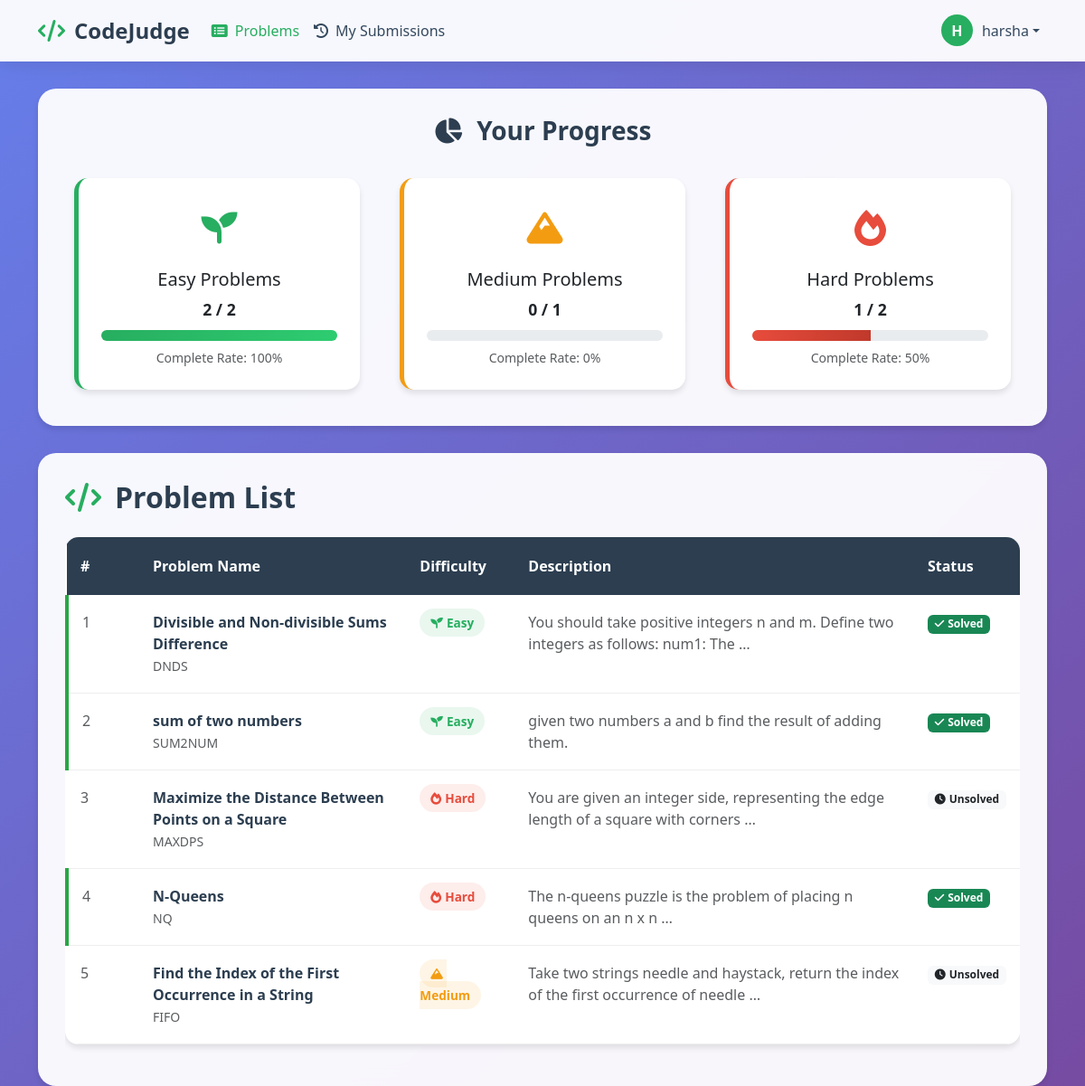
The app's page /problems/ (signed in) with its own data.
### core/models.py (models this page shows, shortened)
class Problem(models.Model):
    DIFFICULTY = (('E','Easy'),('M','Medium'),('H','Hard'))
    name = models.CharField(max_length=100)
    short_code = models.CharField(max_length=40,unique=True)
    statement = models.TextField()
    difficulty = models.CharField(max_length=1,choices=DIFFICULTY)

### core/views.py (the view, shortened to what this page needs)
# urls.py: path('', problems_list, name='problems_list'),  # This handles /problems/
def problems_list(request):
    problems = Problem.objects.all().order_by('difficulty', 'name')
    context = {
        'problems': problems,
        'easy_count': problems.filter(difficulty='E').count(),
        'medium_count': problems.filter(difficulty='M').count(),
        'hard_count': problems.filter(difficulty='H').count(),
    }
    if request.user.is_authenticated:
        accepted_submissions = Submission.objects.filter(
            user=request.user,
            verdict='AC'
        ).values_list('problem__short_code', flat=True).distinct()
        solved_problems = set(accepted_submissions)
        easy_solved = 0
        medium_solved = 0
        hard_solved = 0
        for problem in problems:
            if problem.short_code in solved_problems:
                if problem.difficulty == 'E':
                    easy_solved += 1
                elif problem.difficulty == 'M':
                    medium_solved += 1
                elif problem.difficulty == 'H':
                    hard_solved += 1
        user_progress = {
            'solved_problems': solved_problems,
            'easy_completed': easy_solved,
            'medium_completed': medium_solved,
            'hard_completed': hard_solved,
        }
        context['user_progress'] = user_progress
    return render(request, 'problem_list.html', context)

### core/templates/problem_list.html (shortened to what this page needs)
{% load static %}
<!DOCTYPE html>
<html lang="en">
<head>
    <link href="https://cdn.jsdelivr.net/npm/bootstrap@5.3.0/dist/css/bootstrap.min.css" rel="stylesheet">
    <link href="https://cdnjs.cloudflare.com/ajax/libs/font-awesome/6.0.0/css/all.min.css" rel="stylesheet">
</head>
<body>
    <nav class="navbar navbar-expand-lg custom-navbar sticky-top">
        <div class="container">
            <a class="navbar-brand" href="{% url 'core:problems_list' %}">
                <i class="fas fa-code"></i>CodeJudge
            </a>
            <div class="collapse navbar-collapse" id="navbarNav">
                <ul class="navbar-nav me-auto">
                    <li class="nav-item">
                        <a class="nav-link active" href="{% url 'core:problems_list' %}">
                            <i class="fas fa-list-alt me-2"></i>Problems
                        </a>
                    </li>
                    {% if user.is_authenticated %}
                    <li class="nav-item">
                        <a class="nav-link" href="{% url 'core:submissions_list' %}">
                            <i class="fas fa-history me-2"></i>My Submissions
                        </a>
                    </li>
                    {% endif %}
                </ul>
                <ul class="navbar-nav">
                    {% if user.is_authenticated %}
                    <li class="nav-item dropdown">
                        <a class="nav-link dropdown-toggle user-profile" href="#" id="navbarDropdown" role="button" data-bs-toggle="dropdown">
                            <div class="user-avatar">
                                {{ user.username|first|upper }}
                            </div>
                            {{ user.username }}
                        </a>
                    </li>
                    {% endif %}
                </ul>
            </div>
        </div>
    </nav>
    <div class="container">
        {% if user.is_authenticated %}
        <div class="progress-section animate-fade-up">
            <h3 class="progress-title">
                <i class="fas fa-chart-pie me-3"></i>Your Progress
            </h3>
            <div class="row">
                <div class="col-md-4">
                    <div class="difficulty-card difficulty-easy text-center">
                        <div class="difficulty-icon easy-icon">
                            <i class="fas fa-seedling"></i>
                        </div>
                        <h5>Easy Problems</h5>
                        <div class="difficulty-stats">
                            <span id="easy-completed">{{ user_progress.easy_completed }}</span> / {{ easy_count }}
                        </div>
                        <div class="progress-bar-custom">
                            <div class="progress-fill-easy" data-width="{% if easy_count > 0 %}{% widthratio user_progress.easy_completed easy_count 100 %}{% else %}0{% endif %}"></div>
                        </div>
                        <small class="text-muted mt-2 d-block">
                            Complete Rate:
                            {% if easy_count > 0 %}
                                {% widthratio user_progress.easy_completed easy_count 100 %}%
                            {% else %}
                                0%
                            {% endif %}
                        </small>
                    </div>
                </div>
                <div class="col-md-4">
                    <div class="difficulty-card difficulty-medium text-center">
                        <div class="difficulty-icon medium-icon">
                            <i class="fas fa-mountain"></i>
                        </div>
                        <h5>Medium Problems</h5>
                        <div class="difficulty-stats">
                            <span id="medium-completed">{{ user_progress.medium_completed }}</span> / {{ medium_count }}
                        </div>
                        <div class="progress-bar-custom">
                        </div>
                        <small class="text-muted mt-2 d-block">
                            Complete Rate:
                            {% if medium_count > 0 %}
                                {% widthratio user_progress.medium_completed medium_count 100 %}%
                            {% else %}
                                0%
                            {% endif %}
                        </small>
                    </div>
                </div>
                <div class="col-md-4">
                    <div class="difficulty-card difficulty-hard text-center">
                        <div class="difficulty-icon hard-icon">
                            <i class="fas fa-fire"></i>
                        </div>
                        <h5>Hard Problems</h5>
                        <div class="difficulty-stats">
                            <span id="hard-completed">{{ user_progress.hard_completed }}</span> / {{ hard_count }}
                        </div>
                        <div class="progress-bar-custom">
                            <div class="progress-fill-hard" data-width="{% if hard_count > 0 %}{% widthratio user_progress.hard_completed hard_count 100 %}{% else %}0{% endif %}"></div>
                        </div>
                        <small class="text-muted mt-2 d-block">
                            Complete Rate:
                            {% if hard_count > 0 %}
                                {% widthratio user_progress.hard_completed hard_count 100 %}%
                            {% else %}
                                0%
                            {% endif %}
                        </small>
                    </div>
                </div>
            </div>
        </div>
        {% endif %}
        <div class="problems-section animate-fade-up">
            <h2 class="section-title">
                <i class="fas fa-code"></i>Problem List
            </h2>
            <div class="table-responsive">
                <table class="table">
                    <thead>
                        <tr>
                            <th style="width: 80px;">#</th>
                            <th>Problem Name</th>
                            <th style="width: 120px;">Difficulty</th>
                            <th>Description</th>
                            <th style="width: 100px;">Status</th>
                        </tr>
                    </thead>
                    <tbody>
                        {% for problem in problems %}
                        <tr class="problem-row {% if problem.short_code in user_progress.solved_problems %}solved-row{% endif %}" data-url="{% url 'core:problem_detail' problem.short_code %}">
                            <td class="text-muted">{{ forloop.counter }}</td>
                            <td>
                                <a href="{% url 'core:problem_detail' problem.short_code %}" class="problem-name">
                                    {{ problem.name }}
                                </a>
                                <br>
                                <small class="text-muted">{{ problem.short_code }}</small>
                            </td>
                            <td>
                                {% if problem.difficulty == 'E' %}
                                    <span class="difficulty-badge badge-easy">
                                        <i class="fas fa-seedling me-1"></i>Easy
                                    </span>
                                {% elif problem.difficulty == 'M' %}
                                    <span class="difficulty-badge badge-medium">
                                        <i class="fas fa-mountain me-1"></i>Medium
                                    </span>
                                {% else %}
                                    <span class="difficulty-badge badge-hard">
                                        <i class="fas fa-fire me-1"></i>Hard
                                    </span>
                                {% endif %}
                            </td>
                            <td>
                                <span class="text-muted">
                                    {{ problem.statement|truncatewords:15 }}
                                </span>
                            </td>
                            <td>
                                {% if problem.short_code in user_progress.solved_problems %}
                                    <span class="badge bg-success">
                                        <i class="fas fa-check me-1"></i>Solved
                                    </span>
                                {% else %}
                                    <span class="badge bg-light text-dark">
                                        <i class="fas fa-clock me-1"></i>Unsolved
                                    </span>
                                {% endif %}
                            </td>
                        </tr>
                        {% endfor %}
                    </tbody>
                </table>
            </div>
        </div>
    </div>
</body>
</html>

### core/templates/problem_list.html (style rules this page uses)
:root { --primary-color: #2c3e50; --secondary-color: #34495e; --success-color: #27ae60; --warning-color: #f39c12; --danger-color: #e74c3c; --light-bg: #ecf0f1; --card-shadow: 0 4px 6px rgba(0, 0, 0, 0.1); }
body { background: linear-gradient(135deg, #667eea 0%, #764ba2 100%); min-height: 100vh; font-family: 'Segoe UI', Tahoma, Geneva, Verdana, sans-serif; }
.custom-navbar { background: rgba(255, 255, 255, 0.95); backdrop-filter: blur(10px); box-shadow: 0 2px 20px rgba(0, 0, 0, 0.1); border-bottom: 1px solid rgba(255, 255, 255, 0.2); }
.navbar-brand { font-weight: 700; font-size: 1.5rem; color: var(--primary-color) !important; }
.navbar-brand i { margin-right: 10px; color: var(--success-color); }
.nav-link { font-weight: 500; color: var(--secondary-color) !important; transition: all 0.3s ease; }
.nav-link.active { color: var(--success-color) !important; }
.progress-section { background: rgba(255, 255, 255, 0.95); backdrop-filter: blur(10px); border-radius: 20px; padding: 30px; margin: 30px 0; box-shadow: var(--card-shadow); }
.progress-title { color: var(--primary-color); font-weight: 700; margin-bottom: 25px; text-align: center; }
.difficulty-card { background: white; border-radius: 15px; padding: 25px; margin: 10px; box-shadow: var(--card-shadow); transition: all 0.3s ease; border-left: 5px solid; }
.difficulty-easy { border-left-color: var(--success-color); }
.difficulty-medium { border-left-color: var(--warning-color); }
.difficulty-hard { border-left-color: var(--danger-color); }
.difficulty-icon { font-size: 2.5rem; margin-bottom: 15px; }
.easy-icon { color: var(--success-color); }
.medium-icon { color: var(--warning-color); }
.hard-icon { color: var(--danger-color); }
.difficulty-stats { font-size: 1.1rem; font-weight: 600; margin-bottom: 10px; }
.progress-bar-custom { height: 12px; border-radius: 10px; background-color: #e9ecef; overflow: hidden; }
.progress-fill-easy { background: linear-gradient(90deg, var(--success-color), #2ecc71); height: 100%; transition: width 1.5s ease-in-out; }
.progress-fill-hard { background: linear-gradient(90deg, var(--danger-color), #c0392b); height: 100%; transition: width 1.5s ease-in-out; }
.problems-section { background: rgba(255, 255, 255, 0.95); backdrop-filter: blur(10px); border-radius: 20px; padding: 30px; box-shadow: var(--card-shadow); }
.section-title { color: var(--primary-color); font-weight: 700; margin-bottom: 25px; display: flex; align-items: center; }
.section-title i { margin-right: 15px; color: var(--success-color); }
.table { background: white; border-radius: 15px; overflow: hidden; box-shadow: var(--card-shadow); }
.table thead th { background: var(--primary-color); color: #fff; font-weight: 600; border: none; padding: 20px 15px; }
.table tbody td { padding: 18px 15px; border: none; border-bottom: 1px solid #eee; }
.difficulty-badge { padding: 6px 12px; border-radius: 20px; font-size: 0.85rem; font-weight: 600; }
.badge-easy { background: rgba(39, 174, 96, 0.1); color: var(--success-color); }
.badge-medium { background: rgba(243, 156, 18, 0.1); color: var(--warning-color); }
.badge-hard { background: rgba(231, 76, 60, 0.1); color: var(--danger-color); }
.problem-row { transition: all 0.3s ease; cursor: pointer; }
.solved-row { background: linear-gradient(90deg, rgba(40, 167, 69, 0.05), rgba(255, 255, 255, 0.05)); border-left: 4px solid #28a745; }
.problem-name { font-weight: 600; color: var(--primary-color); text-decoration: none !important; }
.user-profile { display: flex; align-items: center; }
.user-avatar { width: 35px; height: 35px; border-radius: 50%; background: var(--success-color); display: flex; align-items: center; justify-content: center; color: white; font-weight: 600; margin-right: 10px; }
.animate-fade-up { animation: fadeInUp 0.6s ease-out; }

### records on screen
Problem: name "Divisible and Non-divisible Sums Difference", short_code "DNDS", difficulty "E" (drawn), statement "You should take positive integers n and m. Define two integers as follows: num1: The …", shows "Solved"
Problem: name "sum of two numbers", short_code "SUM2NUM", difficulty "E" (drawn), statement "given two numbers a and b find the result of adding them.", shows "Solved"
Problem: name "Maximize the Distance Between Points on a Square", short_code "MAXDPS", difficulty "H" (drawn), statement "You are given an integer side, representing the edge length of a square with corners …", shows "Unsolved"
Problem: name "N-Queens", short_code "NQ", difficulty "H" (drawn), statement "The n-queens puzzle is the problem of placing n queens on an n x n …", shows "Solved"
Problem: name "Find the Index of the First Occurrence in a String", short_code "FIFO", difficulty "M" (drawn), statement "Take two strings needle and haystack, return the index of the first occurrence of needle …", shows "Unsolved"

### other values on screen
{{ user.username|first|upper }} "H"
{{ user.username }} "harsha"
{{ user_progress.easy_completed }} "2"
{{ easy_count }} "2"
{{ user_progress.medium_completed }} "0"
{{ medium_count }} "1"
{{ user_progress.hard_completed }} "1"
{{ hard_count }} "2"
